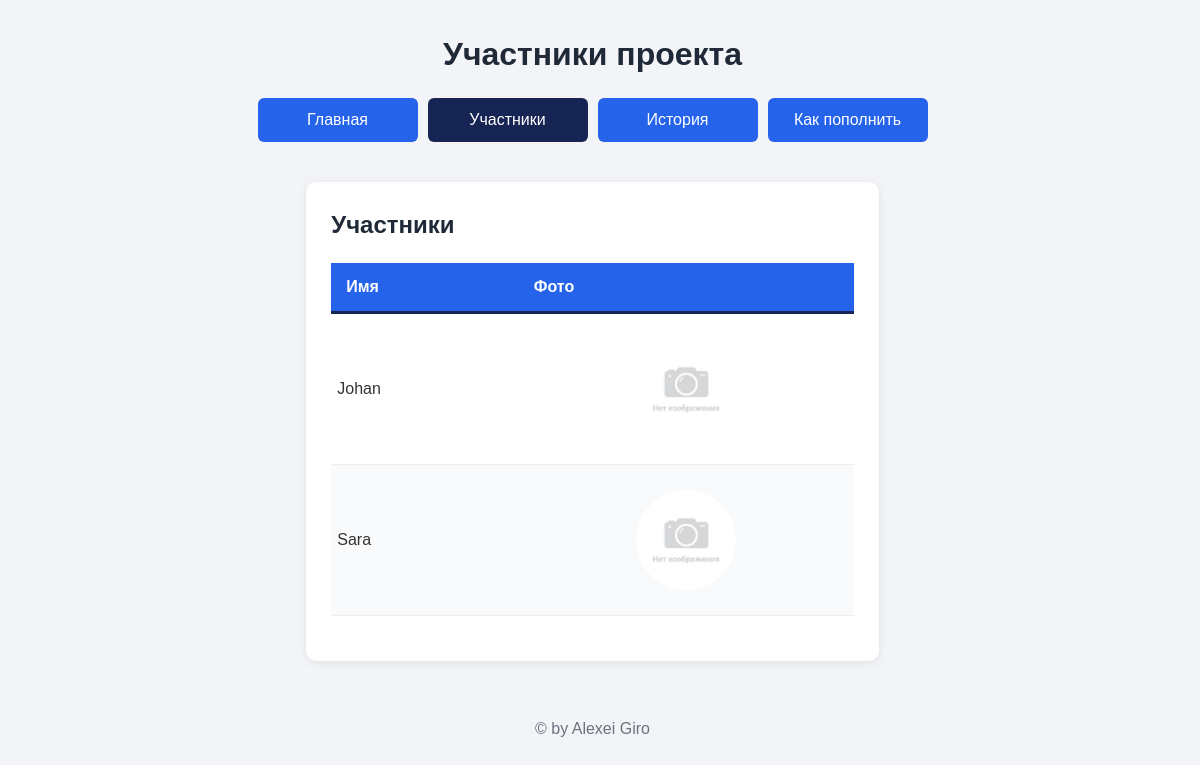
/parts/, run on an earlier commit of the app's database.
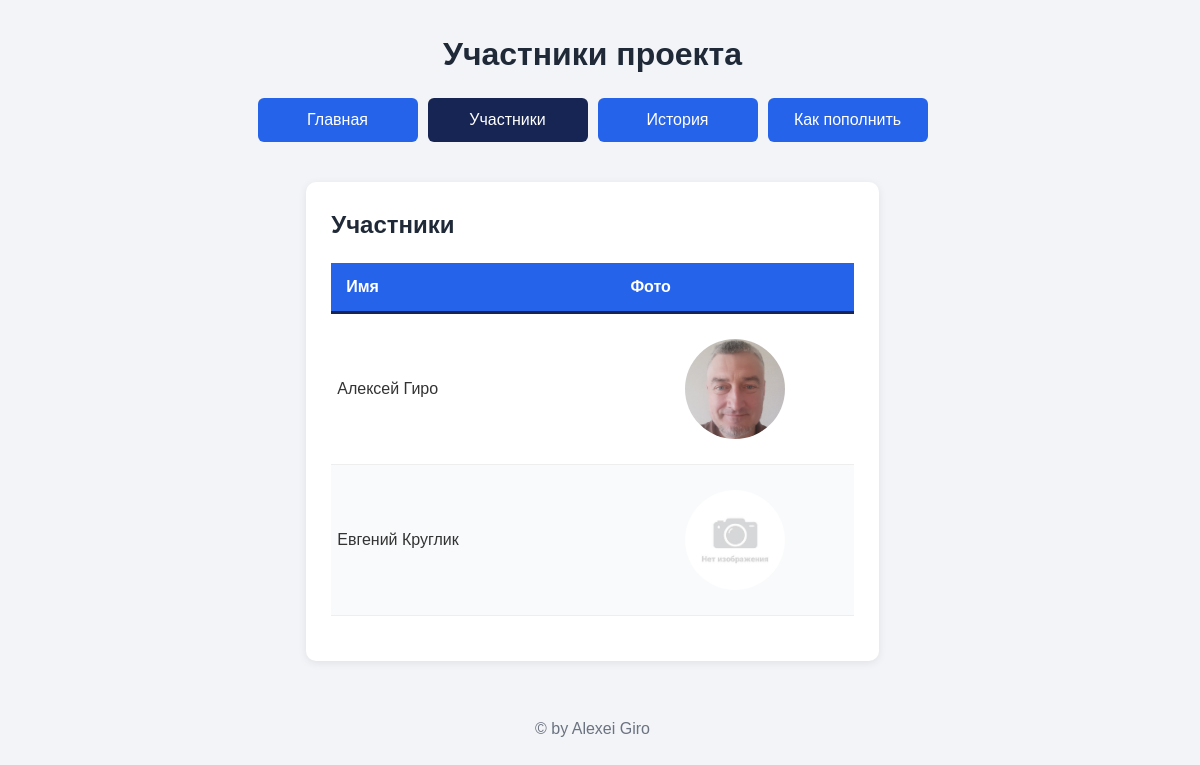
And on a later commit of the database.
### drums/models.py (models this page shows, shortened)
class Participant(models.Model):
    name = models.CharField(max_length=150, verbose_name='Имя участника')
    photo = models.ImageField(blank=True, upload_to='participants', verbose_name='Фото участника')
    class Meta:
        verbose_name = 'Участник'
        verbose_name_plural = 'Участники'

### drums/views.py (the view)
# urls.py: path('parts/', get_parts_page, name='parts'),
def get_parts_page(request):
    participants = Participant.objects.all()
    context = {'participants': participants}
    return render(request, 'parts.html', context)

### drums/templates/parts.html (shortened to what this page needs)
<!DOCTYPE html>
{% load static %}
<html lang="ru">
<head>
    <link rel="stylesheet" href="{% static 'css/style.css' %}">
</head>
<body>
<div class="container">
        <header class="header">
            <h1 class="site-title">Участники проекта</h1>
            <nav class="navigation" aria-label="Основная навигация">
                <a class="nav-button {% if request.path == '/' %}active{% endif %}" href="{% url 'home' %}">Главная</a>
                <a class="nav-button {% if '/parts/' in request.path %}active{% endif %}" href="{% url 'parts' %}">Участники</a>
                <a class="nav-button {% if '/history/' in request.path %}active{% endif %}" href="{% url 'history' %}">История</a>
                <a class="nav-button {% if '/account/' in request.path %}active{% endif %}" href="{% url 'account' %}">Как пополнить</a>
            </nav>
        </header>
        <main class="main-content_other">
            <section class="content-block">
                <h2>Участники</h2>
                <div class="table-container">
                    <table class="custom-table">
                        <thead>
                            <tr>
                                <th>Имя</th>
                                <th>Фото</th>
                            </tr>
                        </thead>
                        <tbody>
                            {% for participant in participants %}
                            <tr>
                                <td>{{ participant.name }}</td>
                                <td>
                                    {% if participant.photo %}
                                        <img src="{{ participant.photo.url }}" alt="{{ participant.name }}">
                                    {% else %}
                                        <img src="{% static 'img/no_image.jpg' %}" alt="Нет фото">
                                    {% endif %}
                                </td>
                            </tr>
                            {% endfor %}
                        </tbody>
                    </table>
                </div>
            </section>
        </main>
        <footer class="footer">
            <p>&copy; by Alexei Giro</p>
        </footer>
    </div>
</body>
</html>

### drums/static/css/style.css (style rules this page uses)
* { box-sizing: border-box; }
html { scrollbar-gutter: stable; }
body { margin: 0; min-width: 320px; background-color: #f2f4f7; color: #222; font-family: Arial, sans-serif; line-height: 1.5; }
.container { width: 100%; max-width: 1200px; margin: 0 auto; padding: 0 20px; }
.header { padding: 30px 0 20px; }
.site-title { margin: 0 0 20px; color: #1f2937; font-size: 32px; text-align: center; }
.navigation { display: flex; justify-content: center; gap: 10px; flex-wrap: wrap; }
.nav-button { padding: 10px 18px; width: 160px; border-radius: 6px; background-color: #2563eb; color: white; text-align: center; text-decoration: none; transition: background-color 0.2s; }
.nav-button.active { background-color: #172554; }
.main-content_other { min-width: 320px; margin: 0 auto; display: grid; grid-template-columns: 1fr; gap: 20px; width: 50%; padding: 20px 0; }
.content-block { padding: 25px; border-radius: 10px; background-color: white; box-shadow: 0 2px 8px rgba(0, 0, 0, 0.08); }
.content-block h2 { margin-top: 0; color: #1f2937; }
.content-block img { max-width: 95%; height: auto; display: block; margin: 15px auto; border-radius: 10px; }
.footer { padding: 20px 0; color: #6b7280; text-align: center; }
.table-container { width: 100%; overflow-x: auto; margin: 20px 0; }
.custom-table { width: 100%; border-collapse: collapse; font-family: sans-serif; background-color: white; min-width: 300px; }
.custom-table thead th { background-color: #2563eb; color: white; text-align: left; padding: 12px 15px; font-weight: 600; border-bottom: 3px solid #172554; }
.custom-table td { padding: 10px 6px; border-bottom: 1px solid #eee; color: #333; }
.custom-table td img { border-radius: 50%; width: 100px; height: 100px; min-width: 100px; min-height: 100px; object-fit: cover; }
.custom-table tbody tr:nth-child(even) { background-color: #f8fafc; }

What changed in the data, as far as the page shows it:
changed Participant: name "Johan" → "Алексей Гиро"; photo: picture added
changed Participant: name "Sara" → "Евгений Круглик"
